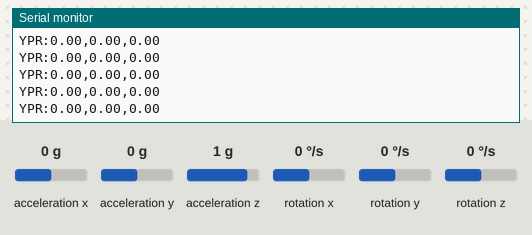
Bench run of a sketch on a simulated Arduino Uno, built with avr-gcc and run on an emulated ATmega328P. Parts: the last lines printed to the serial monitor. The inputs (shaded band) are chosen by the test bench; at power-on: rotation x 0 °/s, rotation y 0 °/s, rotation z 0 °/s, acceleration x 0 g, acceleration y 0 g, acceleration z 1 g.

Above: at 1.2 s.
1.3 s: rotation x set to -192 °/s
At 1.9 s:
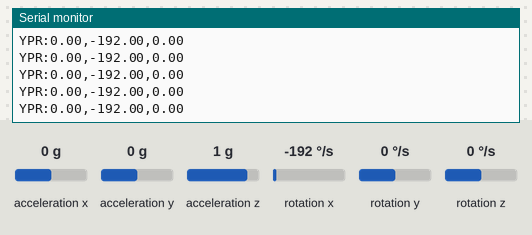
2.8 s: rotation y set to -192 °/s
At 3.6 s:
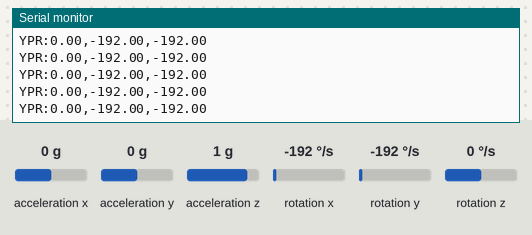
4.3 s: rotation z set to -192 °/s
At 5.1 s:
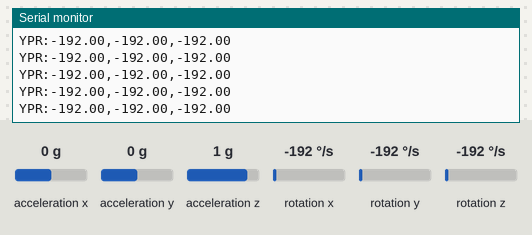

The sketch:

imu.ino
```cpp
#include <Wire.h>
#include <MPU6050.h>

MPU6050 imu;

void setup() {
  Serial.begin(115200);
  Wire.begin();
  imu.initialize();

  if (!imu.testConnection()) {
    Serial.println("IMU connection failed!");
    while (1);
  }
  Serial.println("IMU ready");
}

void loop() {
  int16_t ax, ay, az;
  int16_t gx, gy, gz;

  imu.getMotion6(&ax, &ay, &az, &gx, &gy, &gz);

  // Convert raw gyro data to degrees/sec (adjust sensitivity as needed)
  float pitch = gx / 131.0;
  float roll  = gy / 131.0;
  float yaw   = gz / 131.0;

  // Send yaw/pitch/roll via serial
  Serial.print("YPR:");
  Serial.print(yaw); Serial.print(",");
  Serial.print(pitch); Serial.print(",");
  Serial.println(roll);

  delay(10); // 100 Hz update rate
}
```

Measured:
- after the input at 1.3 s, the serial monitor: prints a new line at once (image 1)
- after the input at 2.8 s, the serial monitor: prints a new line at once (image 2)
- after the input at 4.3 s, the serial monitor: prints a new line at once (image 3)
